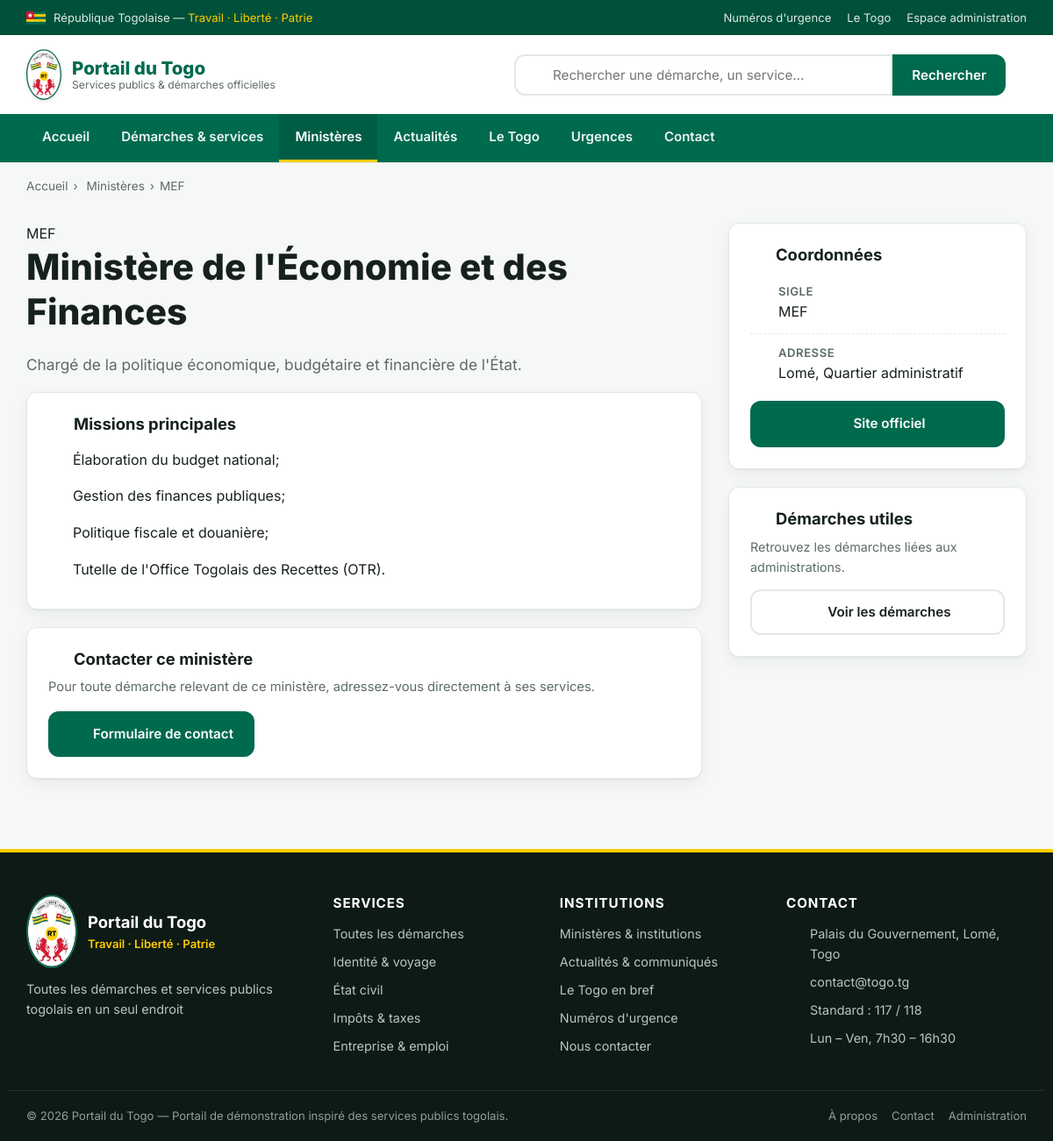
The page /pages/ministere.php?slug=ministere-economie-finances on the database its author committed.
### tables this page shows
CREATE TABLE `ministeres` (
  `id`          INT AUTO_INCREMENT PRIMARY KEY,
  `nom`         VARCHAR(200) NOT NULL,
  `slug`        VARCHAR(220) NOT NULL UNIQUE,
  `sigle`       VARCHAR(60) DEFAULT NULL,
  `ministre`    VARCHAR(150) DEFAULT NULL,
  `description` TEXT,
  `missions`    TEXT,
  `site_web`    VARCHAR(255) DEFAULT NULL,
  `email`       VARCHAR(150) DEFAULT NULL,
  `telephone`   VARCHAR(60) DEFAULT NULL,
  `adresse`     VARCHAR(255) DEFAULT NULL,
  `ordre`       INT DEFAULT 0,
  `actif`       TINYINT(1) DEFAULT 1
);

### config/database.php (called while the page is built, shortened)
<?php
function db(): PDO
{
    static $pdo = null;
    if ($pdo === null) {
        $dsn = 'mysql:host=' . DB_HOST . ';port=' . DB_PORT . ';dbname=' . DB_NAME . ';charset=' . DB_CHARSET;
        $options = [
            PDO::ATTR_ERRMODE            => PDO::ERRMODE_EXCEPTION,
            PDO::ATTR_DEFAULT_FETCH_MODE => PDO::FETCH_ASSOC,
            PDO::ATTR_EMULATE_PREPARES   => false,
        ];
        try {
            $pdo = new PDO($dsn, DB_USER, DB_PASS, $options);
        } catch (PDOException $e) {
            if (DEBUG) {
                die('Erreur de connexion à la base de données : ' . $e->getMessage());
            }
            die('Le service est temporairement indisponible. Merci de réessayer plus tard.');
        }
    }
    return $pdo;
}

### pages/ministere.php (the view, shortened to what this page needs)
<?php
require_once __DIR__ . '/../includes/functions.php';
$slug = isset($_GET['slug']) ? trim($_GET['slug']) : '';
$stmt = db()->prepare('SELECT * FROM ministeres WHERE slug = :slug AND actif = 1 LIMIT 1');
$stmt->execute(['slug' => $slug]);
$m = $stmt->fetch();
$missions = textToLines($m['missions']);
require __DIR__ . '/../includes/header.php';
?>
<div class="container">
    <nav class="breadcrumb">
        <a href="<?= url('index.php') ?>">Accueil</a><span>›</span>
        <a href="<?= url('pages/ministeres.php') ?>">Ministères</a><span>›</span><?= e($m['sigle'] ?: $m['nom']) ?>
    </nav>
</div>
<section class="section section--tight">
    <div class="container">
        <div class="two-col">
            <div>
                <span class="kicker"><?= e($m['sigle'] ?: 'Institution') ?></span>
                <h1><?= e($m['nom']) ?></h1>
                <p class="lead" style="font-size:1.08rem;color:var(--muted)"><?= e($m['description']) ?></p>
                <?php if ($missions): ?>
                <div class="panel">
                    <h2><?= icon('list', 20) ?> Missions principales</h2>
                    <ul class="checklist">
                        <?php foreach ($missions as $mission): ?>
                            <li><?= icon('check', 18) ?><span><?= e($mission) ?></span></li>
                        <?php endforeach; ?>
                    </ul>
                </div>
                <?php endif; ?>
                <div class="panel">
                    <h2><?= icon('phone', 20) ?> Contacter ce ministère</h2>
                    <p style="color:var(--muted);font-size:.92rem">Pour toute démarche relevant de ce ministère, adressez-vous directement à ses services.</p>
                    <a class="btn btn--green" href="<?= url('pages/contact.php') ?>"><?= icon('mail', 18) ?> Formulaire de contact</a>
                </div>
            </div>
            <aside class="sticky">
                <div class="panel">
                    <h2><?= icon('building', 20) ?> Coordonnées</h2>
                    <ul class="info-list">
                        <?php if ($m['sigle']): ?><li><?= icon('folder', 20) ?><span><strong>Sigle</strong><?= e($m['sigle']) ?></span></li><?php endif; ?>
                        <?php if ($m['adresse']): ?><li><?= icon('map-pin', 20) ?><span><strong>Adresse</strong><?= e($m['adresse']) ?></span></li><?php endif; ?>
                    </ul>
                    <?php if ($m['site_web']): ?>
                        <a class="btn btn--green" style="width:100%;justify-content:center;margin-top:8px" target="_blank" rel="noopener" href="<?= e($m['site_web']) ?>"><?= icon('external', 18) ?> Site officiel</a>
                    <?php endif; ?>
                </div>
                <div class="panel">
                    <h2><?= icon('arrow-right', 20) ?> Démarches utiles</h2>
                    <p style="font-size:.9rem;color:var(--muted)">Retrouvez les démarches liées aux administrations.</p>
                    <a class="btn btn--ghost" style="width:100%;justify-content:center" href="<?= url('pages/demarches.php') ?>"><?= icon('list', 18) ?> Voir les démarches</a>
                </div>
            </aside>
        </div>
    </div>
</section>
<?php require __DIR__ . '/../includes/footer.php'; ?>

### assets/css/style.css (style rules this page uses)
:root { --green: #006a4e; --green-dark: #00503a; --green-light: #e6f2ee; --yellow: #ffce00; --yellow-light: #fff8dd; --red: #d21034; --red-light: #fde8ec; --ink: #16211d; --muted: #5c6b65; --line: #e2e8e5; --bg: #f6f8f7; --white: #ffffff; --radius: 12px; --radius-sm: 8px; --shadow: 0 1px 2px rgba(16, 40, 32, .06), 0 6px 20px rgba(16, 40, 32, .06); --shadow-lg: 0 12px 40px rgba(16, 40, 32, .14); --container: 1180px; --font: 'Inter', system-ui, -apple-system, 'Segoe UI', Roboto, Helvetica, Arial, sans-serif; }
* { box-sizing: border-box; }
html { scroll-behavior: smooth; }
body { margin: 0; font-family: var(--font); color: var(--ink); background: var(--bg); line-height: 1.6; -webkit-font-smoothing: antialiased; }
a { color: var(--green); text-decoration: none; }
h1, h2, h3, h4 { line-height: 1.25; color: var(--ink); margin: 0 0 .5em; }
h1 { font-size: clamp(1.7rem, 3.4vw, 2.6rem); font-weight: 800; }
h2 { font-size: clamp(1.35rem, 2.4vw, 1.9rem); font-weight: 700; }
p { margin: 0 0 1em; }
.container { width: 100%; max-width: var(--container); margin: 0 auto; padding: 0 20px; }
.section { padding: 46px 0; }
.section--tight { padding: 30px 0; }
.breadcrumb { font-size: .85rem; color: var(--muted); padding: 16px 0 0; }
.breadcrumb a { color: var(--muted); }
.breadcrumb span { margin: 0 6px; }
.btn { display: inline-flex; align-items: center; gap: 9px; padding: 12px 22px; border-radius: var(--radius); font-weight: 600; font-family: inherit; font-size: .95rem; border: 2px solid transparent; cursor: pointer; transition: transform .12s, background .15s, box-shadow .15s; text-align: center; }
.btn--green { background: var(--green); color: #fff; }
.btn--ghost { background: var(--white); border-color: var(--line); color: var(--ink); }
.panel { background: var(--white); border: 1px solid var(--line); border-radius: var(--radius); padding: 24px; box-shadow: var(--shadow); }
.panel + .panel { margin-top: 20px; }
.panel h2 { font-size: 1.15rem; margin-top: 0; display: flex; align-items: center; gap: 9px; }
.info-list { list-style: none; padding: 0; margin: 0; }
.info-list li { display: flex; gap: 12px; padding: 11px 0; border-bottom: 1px dashed var(--line); }
.info-list li:last-child { border-bottom: 0; }
.info-list strong { display: block; font-size: .82rem; color: var(--muted); font-weight: 600; text-transform: uppercase; letter-spacing: .04em; }
.checklist { list-style: none; padding: 0; margin: 0; }
.checklist li { display: flex; gap: 10px; padding: 8px 0; align-items: flex-start; }
.two-col { display: grid; grid-template-columns: 1fr 340px; gap: 30px; align-items: start; }
.sticky { position: sticky; top: 150px; }
.card, .panel, .urgence-card, .stat { animation: rise .4s ease both; }

### rows shown on the page
ministeres: sigle "MEF", nom "Ministère de l'Économie et des Finances", description "Chargé de la politique économique, budgétaire et financière de l'État.", missions "Élaboration du budget national;", missions "Gestion des finances publiques;", missions "Politique fiscale et douanière;", missions "Tutelle de l'Office Togolais des Recettes (OTR).", adresse "Lomé, Quartier administratif"

### other values the page prints
SITE_NAME "Portail du Togo"
SITE_TAGLINE "Toutes les démarches et services publics togolais en un seul endroit"
ADMIN_EMAIL "contact@togo.tg"
